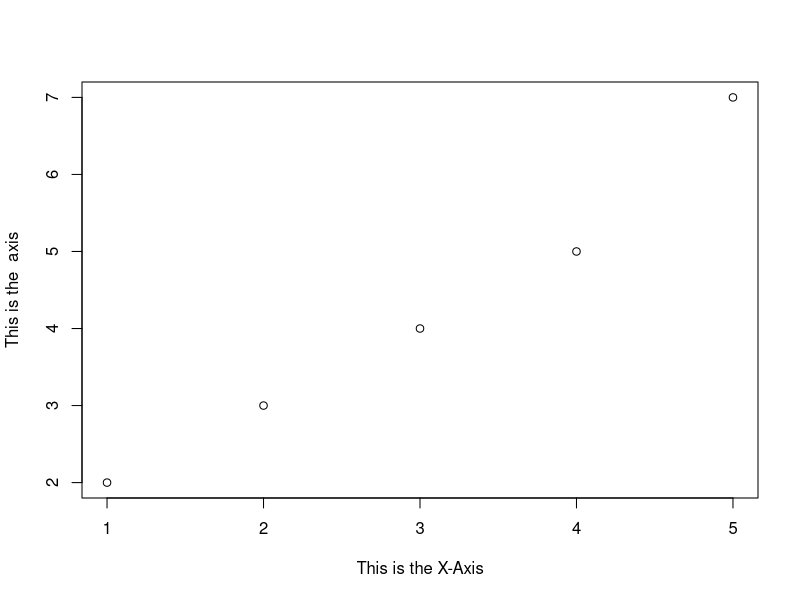

Source code (R):
x <- c(1,2,3,4,5)
y = c(2,3,4,5,6)
?c
length(x)
length(y)
x+y
ls()
rm(x)
ls()
rm(list = ls())
?matrix
x = matrix(data = c(1,2,3,4,5,6),nrow = 2,ncol = 3)
x
sqrt(x)
x <- c(1,2,3,4,5)
y <-c(2,3,4,5,7)
cor(x,y)

q <- rnorm(10000)
mean(q)
sd(q)
ls()
rm(q)
q = rnorm(10,mean =0 ,sd=1)
mean(q)
sd(q)

var(q)
plot(x,y,xlab = "This is the X-Axis",ylab = "This is the  axis")
